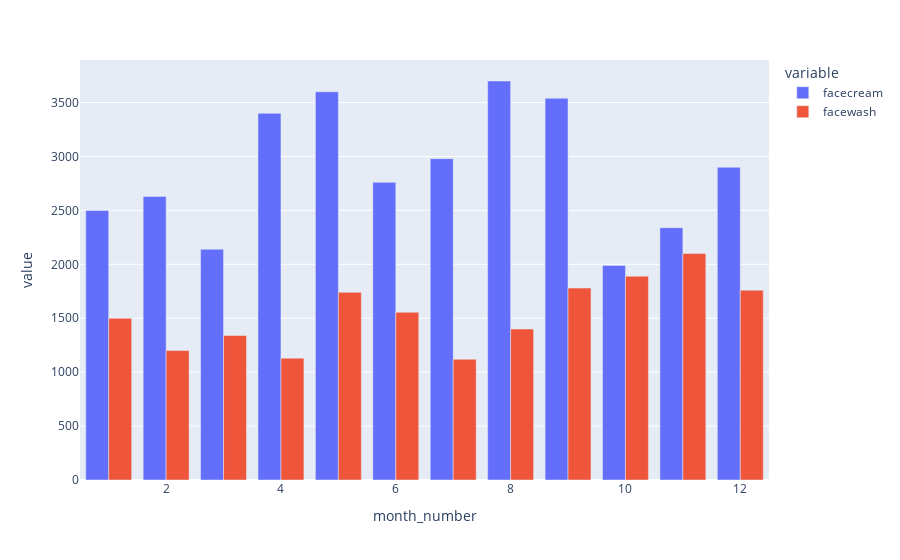

The code cell stored with this chart in its notebook:
### Code cell
fig = px.bar(sheet, x="month_number", y=sheet.columns[1:3], barmode='group', height=400)
fig.show()

### Figure 1 — Plotly figure (JSON) as saved in the notebook; plotly's stock layout.template omitted (floating-point values rounded to 4 significant figures)
{"data": [{"alignmentgroup": "True", "hovertemplate": "variable=facecream<br>month_number=%{x}<br>value=%{y}<extra></extra>", "legendgroup": "facecream", "marker": {"color": "#636efa", "pattern": {"shape": ""}}, "name": "facecream", "offsetgroup": "facecream", "orientation": "v", "showlegend": true, "textposition": "auto", "type": "bar", "x": [1, 2, 3, 4, 5, 6, 7, 8, 9, 10, 11, 12], "xaxis": "x", "y": [2500, 2630, 2140, 3400, 3600, 2760, 2980, 3700, 3540, 1990, 2340, 2900], "yaxis": "y"}, {"alignmentgroup": "True", "hovertemplate": "variable=facewash<br>month_number=%{x}<br>value=%{y}<extra></extra>", "legendgroup": "facewash", "marker": {"color": "#EF553B", "pattern": {"shape": ""}}, "name": "facewash", "offsetgroup": "facewash", "orientation": "v", "showlegend": true, "textposition": "auto", "type": "bar", "x": [1, 2, 3, 4, 5, 6, 7, 8, 9, 10, 11, 12], "xaxis": "x", "y": [1500, 1200, 1340, 1130, 1740, 1555, 1120, 1400, 1780, 1890, 2100, 1760], "yaxis": "y"}], "layout": {"autosize": true, "barmode": "group", "legend": {"title": {"text": "variable"}, "tracegroupgap": 0}, "margin": {"t": 60}, "xaxis": {"anchor": "y", "autorange": true, "domain": [0, 1], "range": [0.5, 12.5], "title": {"text": "month_number"}, "type": "linear"}, "yaxis": {"anchor": "x", "autorange": true, "domain": [0, 1], "range": [0, 3895.0], "title": {"text": "value"}, "type": "linear"}}}
